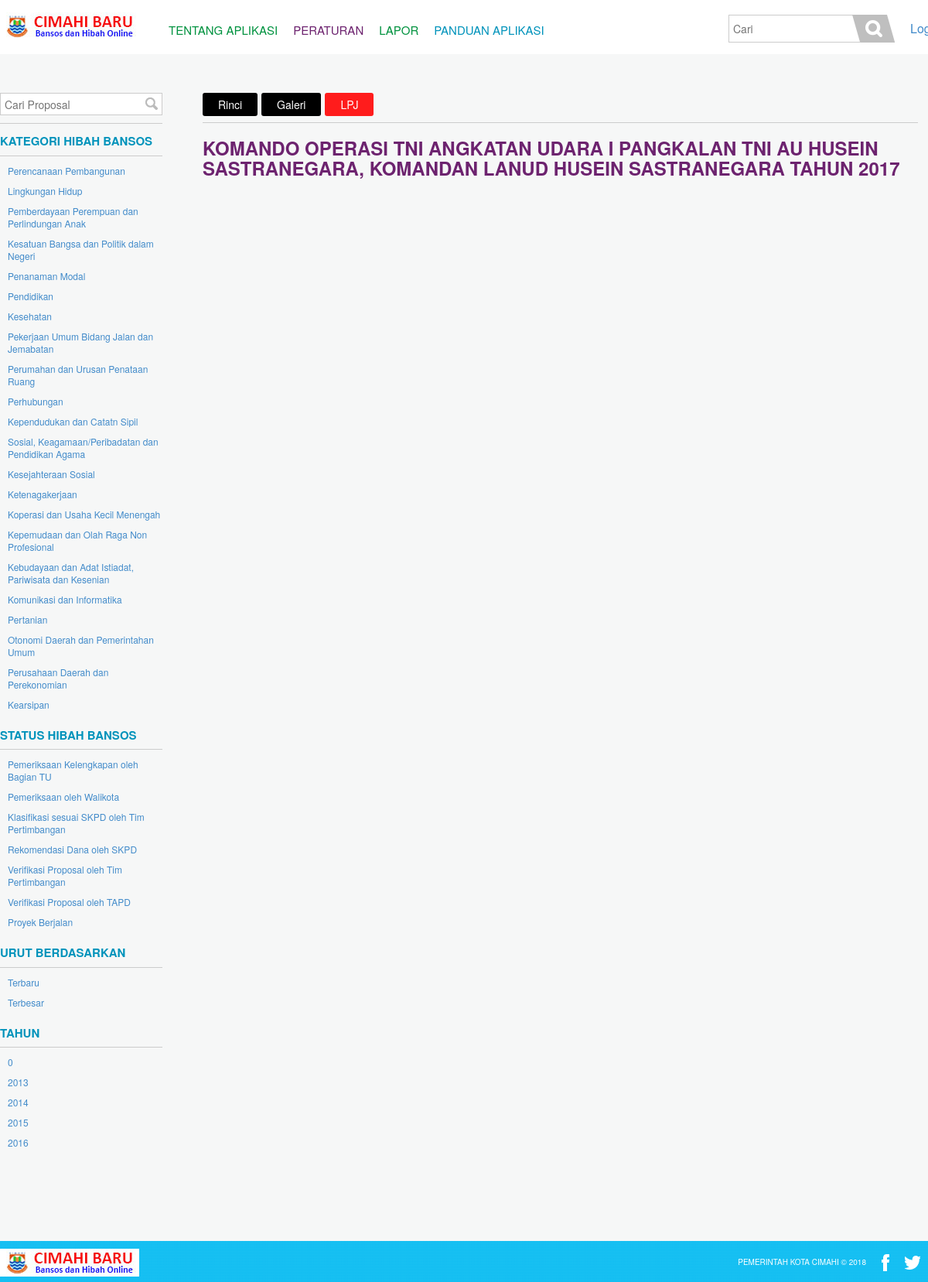
The app's page /laporan/733 with its own data.
### tables this page shows
CREATE TABLE IF NOT EXISTS `skpd` (
  `id` int(10) unsigned NOT NULL AUTO_INCREMENT,
  `name` varchar(128) NOT NULL,
  PRIMARY KEY (`id`)
);

CREATE TABLE IF NOT EXISTS `proposal` (
  `id` int(10) unsigned NOT NULL AUTO_INCREMENT,
  `user_id` int(10) unsigned NOT NULL,
  `user` varchar(256) DEFAULT NULL,
  `name` varchar(256) NOT NULL,
  `judul` varchar(256) NOT NULL,
  `latar_belakang` text NOT NULL,
  `maksud_tujuan` text NOT NULL,
  `address` varchar(512) NOT NULL,
  `file` varchar(64) DEFAULT NULL,
  `nphd` varchar(64) DEFAULT NULL,
  `foto` varchar(64) DEFAULT NULL,
  `type_id` tinyint(3) unsigned DEFAULT NULL,
  `skpd_id` int(10) unsigned DEFAULT NULL,
  `time_entry` timestamp NOT NULL DEFAULT CURRENT_TIMESTAMP,
  `tanggal_lpj` date DEFAULT NULL,
  `current_stat` int(10) unsigned DEFAULT NULL,
  PRIMARY KEY (`id`),
  KEY `user_id` (`user_id`),
  KEY `type_id` (`type_id`),
  KEY `skpd_id` (`skpd_id`),
  KEY `current_stat` (`current_stat`)
);

### application/controllers/main.php (called while the page is built, shortened)
<?php if(!defined('BASEPATH')) exit('No direct script access allowed');
class Main extends CI_Controller {
	function __construct()
	{
        $this->load->database();
		$this->load->helper(array('html', 'url'));
		$this->load->model('ifunction');
	}
	public function laporan($dx=0)
	{
			$this->load->view('template/meta');
			$this->load->view('template/header');
			$this->load->view('content/laporan', array('dx' => $dx));
			$this->load->view('template/footer');
	}
}

### index.php (called while the page is built, shortened)
<?php
require_once BASEPATH.'core/CodeIgniter.php';

### application/views/content/laporan.php (the view, shortened to what this page needs)
<div role="main" class="content-main" style="margin:120px 0 50px">
        <div class="wrapper clearfix">
            <aside class="sidebar">
            <div class="form-search-wrapper">
                <form class="form-search form-search-small clearfix" action="<?php echo site_url('proposal') ?>" method="post">
                    <input type="text" name="keyword" placeholder="Cari Proposal">
                    <button name="search" class="btn-ir" type="submit">Search</button>
                </form>
            </div>
            <div class="widget-side">
            <h2>Kategori hibah bansos</h2>
            <ul class="category-list list-nostyle">
                <?php
                $Qkategori = $this->db->query("SELECT * FROM skpd ORDER BY id ASC");
                foreach($Qkategori->result_object() as $kategori){
                    echo '<li><a href="'.site_url('proposal/0/'.$kategori->id).'">'.$kategori->name.'</a></li>';
                }
                ?>
            </ul>
        </div>
        <div class="widget-side">
            <h2>Status hibah bansos</h2>
            <ul class="category-list list-nostyle">
                <li><a href="<?php echo site_url('proposal/0/0/1'); ?>">Pemeriksaan Kelengkapan oleh Bagian TU</a></li>
                <li><a href="<?php echo site_url('proposal/0/0/2'); ?>">Pemeriksaan oleh Walikota</a></li>
                <li><a href="<?php echo site_url('proposal/0/0/3'); ?>">Klasifikasi sesuai SKPD oleh Tim Pertimbangan</a></li>
                <li><a href="<?php echo site_url('proposal/0/0/4'); ?>">Rekomendasi Dana oleh SKPD</a></li>
                <li><a href="<?php echo site_url('proposal/0/0/5'); ?>">Verifikasi Proposal oleh Tim Pertimbangan</a></li>
                <li><a href="<?php echo site_url('proposal/0/0/6'); ?>">Verifikasi Proposal oleh TAPD</a></li>
                <li><a href="<?php echo site_url('proposal/0/0/7'); ?>">Proyek Berjalan</a></li>
            </ul>
        </div>
        <div class="widget-side nav-filter">
            <h2>Urut Berdasarkan</h2>
            <ul class="category-list list-nostyle">
                <li><a href="<?php echo site_url('proposal/0/0/0/1'); ?>">Terbaru</a></li>
                <li><a href="<?php echo site_url('proposal/0/0/0/2'); ?>">Terbesar</a></li>
            </ul>
        </div>
        <div class="widget-side nav-filter">
            <h2>Tahun</h2>
            <ul class="category-list list-nostyle">
                <?php
                $Qtahun = $this->db->query("SELECT YEAR(`time_entry`) AS tahun FROM `proposal` GROUP BY YEAR(`time_entry`) ASC ORDER BY YEAR(`time_entry`) ASC");
                foreach($Qtahun->result_object() as $tahun){
                    echo '<li><a href="'.site_url('proposal/0/0/0/0/'.$tahun->tahun).'">'.$tahun->tahun.'</a></li>';
                }
                ?>
            </ul>
        </div>
        </aside>
        <div class="primary">
            <ul class="nav-project list-nostyle clearfix">
                <li>
                    <a class="btn" href="<?php echo site_url('detail/'.$dx) ?>">Rinci</a>
                </li>
                <li>
                    <a class="btn" href="<?php echo site_url('galeri/'.$dx) ?>">Galeri</a>
                </li>
                <li class="active">
                    <a class="btn" href="#">LPJ</a>
                </li>
            </ul>
            <div class="project-detail-wrapper">
                <?php
                $Qjudul = $this->db->query("SELECT judul FROM proposal WHERE id='$dx'"); $judul = $Qjudul->result_object();
                ?>
                <h1 class="page-title"><?php echo $judul[0]->judul ?></h1>
            </div>
        </div>
    </div>
</div>

### static/css/main.css (style rules this page uses)
article, aside, details, figcaption, figure, footer, header, hgroup, main, nav, section, summary { display: block; }
html { font-size: 100%; -ms-text-size-adjust: 100%; -webkit-text-size-adjust: 100%; }
html, button, input, select, textarea { font-family: sans-serif; }
body { margin: 0; }
h1 { font-size: 2em; margin: 0.67em 0; }
h2 { font-size: 1.5em; margin: 0.83em 0; }
dl, menu, ol, ul { margin: 1em 0; }
menu, ol, ul { padding: 0 0 0 40px; }
form { margin: 0; }
button, input, select, textarea { font-size: 100%; margin: 0; vertical-align: baseline; *vertical-align: middle; }
button, input { line-height: normal; }
button, select { text-transform: none; }
button, html input[type="button"], input[type="reset"], input[type="submit"] { -webkit-appearance: button; cursor: pointer; *overflow: visible; }
html, button, input, select, textarea { color: black; }
.list-nostyle { list-style: none; margin: 0; padding: 0; }
.clearfix { *zoom: 1; }
.clearfix:before, .clearfix:after { content: ''; display: table; }
.clearfix:after { clear: both; }
.btn { -webkit-border-radius: 3px; border-radius: 3px; color: white; cursor: pointer; display: block; font-size: 14px; height: 30px; line-height: 30px; padding: 0 20px; }
.btn-ir { display: block; text-indent: -999em; }
* { -webkit-box-sizing: border-box; -moz-box-sizing: border-box; box-sizing: border-box; }
html { font-size: 16px; }
body { background: #f6f7f7; color: #1a1a1a; font-family: "helvetica neue", "helvetica", sans-serif; line-height: 1.6em; }
h1, h2, h3, h4 { margin: 0 0 10px; }
a { color: #428bca; text-decoration: none; cursor: pointer; }
label, input, button, select, textarea { font-family: "helvetica neue", "helvetica", sans-serif; }
.wrapper { margin: 0 auto; width: 1200px; }
.content-main { margin: 50px 0; min-height: 600px; }
.sidebar { float: left; margin-right: 52px; width: 210px; }
.primary { float: left; width: 925px; }
.page-title { color: #6d236f; font-size: 24px; margin-bottom: 20px; }
.form-search-wrapper { border-bottom: 1px solid #cccccc; margin-bottom: 10px; padding-bottom: 10px; }
.form-search { background: white; border: 1px solid #cccccc; }
.form-search input[type="text"] { border: 0; float: left; font-size: 14px; height: 27px; padding: 3px 5px; }
.form-search .btn-ir { background: url(../img/ico-search.png) no-repeat; border: 0; float: right; height: 16px; margin: 5px 5px 0 0; width: 16px; }
.form-search-small input[type="text"] { width: 184px; }
.widget-side { margin-bottom: 20px; }
.widget-side h2 { border-bottom: 1px solid #cccccc; color: #0093bb; font-size: 15px; margin-bottom: 10px; padding-bottom: 5px; text-transform: uppercase; }
.widget-side .category-list { padding-left: 10px; }
.widget-side .category-list li { line-height: 1; margin-bottom: 10px; }
.widget-side .category-list a { font-size: 12px; }
.nav-filter { margin-bottom: 20px; }
.nav-project { border-bottom: 1px solid #cccccc; margin-bottom: 20px; padding-bottom: 8px; }
.nav-project li { float: left; margin-right: 5px; }
.nav-project .btn { background: black; }
.nav-project .active .btn { background: #ff1c1c; }
.category-list { margin-bottom: 10px; }
.category-list li { margin-bottom: 5px; }

### records on screen
skpd: name "Perencanaan Pembangunan"
skpd: name "Lingkungan Hidup"
skpd: name "Pemberdayaan Perempuan dan Perlindungan Anak"
skpd: name "Kesatuan Bangsa dan Politik dalam Negeri"
skpd: name "Penanaman Modal"
skpd: name "Pendidikan"
skpd: name "Kesehatan"
skpd: name "Pekerjaan Umum Bidang Jalan dan Jemabatan"
skpd: name "Perumahan dan Urusan Penataan Ruang"
skpd: name "Perhubungan"
skpd: name "Kependudukan dan Catatn Sipil"
skpd: name "Sosial, Keagamaan/Peribadatan dan Pendidikan Agama"
skpd: name "Kesejahteraan Sosial"
skpd: name "Ketenagakerjaan"
skpd: name "Koperasi dan Usaha Kecil Menengah"
skpd: name "Kepemudaan dan Olah Raga Non Profesional"
skpd: name "Kebudayaan dan Adat Istiadat, Pariwisata dan Kesenian"
skpd: name "Komunikasi dan Informatika"
skpd: name "Pertanian"
skpd: name "Otonomi Daerah dan Pemerintahan Umum"
skpd: name "Perusahaan Daerah dan Perekonomian"
skpd: name "Kearsipan"
proposal: judul "KOMANDO OPERASI TNI ANGKATAN UDARA I PANGKALAN TNI AU HUSEIN SASTRANEGARA, KOMANDAN LANUD HUSEIN SASTRANEGARA TAHUN 2017"

### other values on screen
$tahun->tahun "0"
$tahun->tahun "2013"
$tahun->tahun "2014"
$tahun->tahun "2015"
$tahun->tahun "2016"
